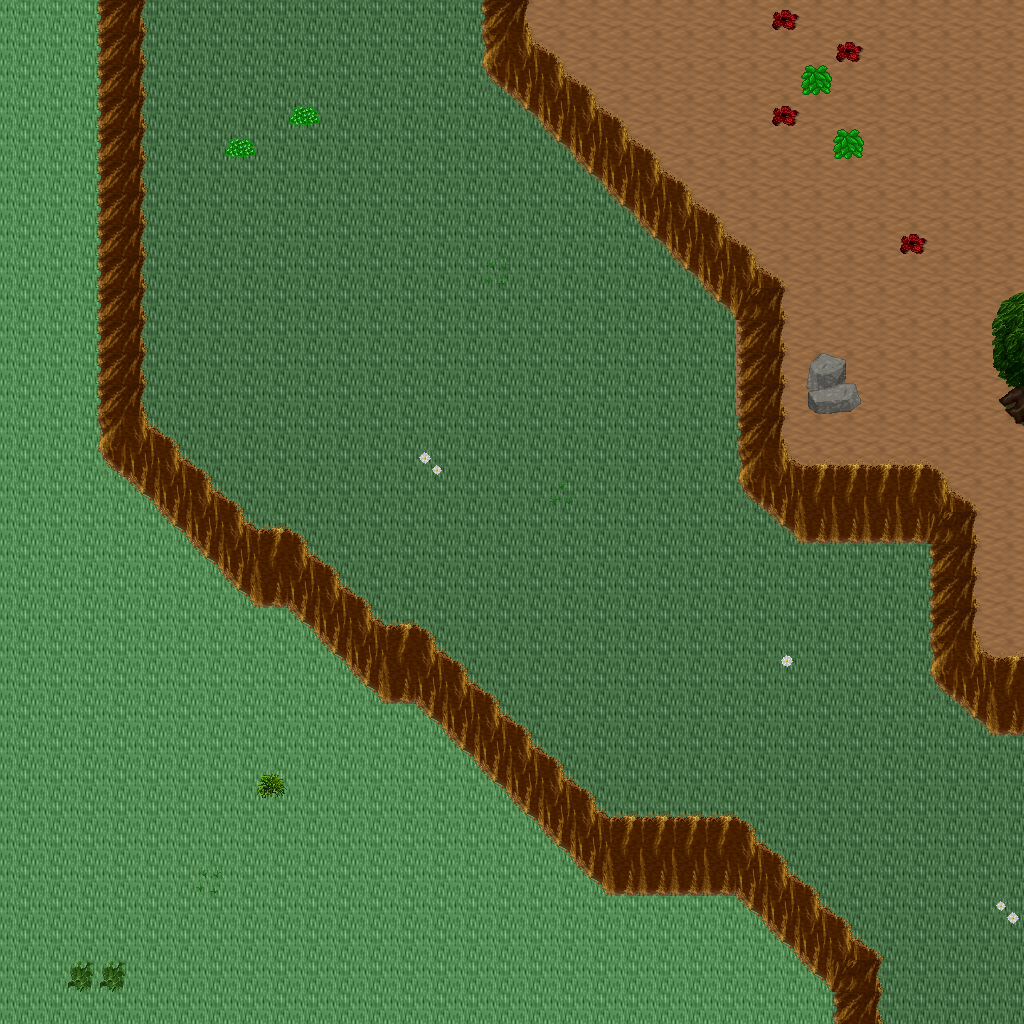

Rendered tile map (Tiled .tmx) drawn with the repository's tilesets; below, a short description and the map source with its tile grids summarised:
An orthogonal 32x32 tile map with 32x32 px tiles, 5 tile layers (Ground, Objects, Objects2, Above, ...), 1 hidden layer not drawn, 23 tilesets.

<map version="1.10" tiledversion="1.11.0" orientation="orthogonal" renderorder="right-down" width="32" height="32" tilewidth="32" tileheight="32" infinite="0" nextlayerid="11" nextobjectid="1">
 <tileset firstgid="1" name="ground_ground" tilewidth="32" tileheight="32" tilecount="33" columns="3">
  <image source="../drawable/ground_ground.png" width="96" height="352" />
 </tileset>
 <tileset firstgid="34" name="ground_ridge_earth_dark" tilewidth="32" tileheight="32" tilecount="96" columns="12">
  <image source="../drawable/ground_ridge_earth_dark.png" width="384" height="256" />
 </tileset>
 <tileset firstgid="130" name="plant_flower_daisy_white" tilewidth="32" tileheight="32" tilecount="8" columns="2">
  <image source="../drawable/plant_flower_daisy_white.png" width="64" height="128" />
 </tileset>
 <tileset firstgid="138" name="plant_grasses" tilewidth="32" tileheight="32" tilecount="6" columns="3">
  <image source="../drawable/plant_grasses.png" width="96" height="64" />
 </tileset>
 <tileset firstgid="144" name="plant_tree_tree_fluffy" tilewidth="32" tileheight="32" tilecount="12" columns="4">
  <image source="../drawable/plant_tree_tree_fluffy.png" width="128" height="96" />
 </tileset>
 <tileset firstgid="156" name="plant_bush_bushes" tilewidth="32" tileheight="32" tilecount="10" columns="5">
  <image source="../drawable/plant_bush_bushes.png" width="160" height="64" />
 </tileset>
 <tileset firstgid="166" name="logic_portal" tilewidth="32" tileheight="32" tilecount="24" columns="8">
  <image source="../drawable/logic_portal.png" width="256" height="96" />
 </tileset>
 <tileset firstgid="190" name="logic_collision" tilewidth="32" tileheight="32" tilecount="1" columns="1">
  <image source="../drawable/logic_collision.png" width="32" height="32" />
 </tileset>
 <tileset firstgid="191" name="logic_creature_animal" tilewidth="32" tileheight="32" tilecount="32" columns="8">
  <image source="../drawable/logic_creature_animal.png" width="256" height="128" />
 </tileset>
 <tileset firstgid="223" name="ground_dry_grass" tilewidth="32" tileheight="32" tilecount="54" columns="9">
  <image source="../drawable/ground_dry_grass.png" width="288" height="192" />
 </tileset>
 <tileset firstgid="277" name="ground_earth_edges" tilewidth="32" tileheight="32" tilecount="18" columns="6">
  <image source="../drawable/ground_earth_edges.png" width="192" height="96" />
 </tileset>
 <tileset firstgid="295" name="ground_grass_corners" tilewidth="32" tileheight="32" tilecount="24" columns="6">
  <image source="../drawable/ground_grass_corners.png" width="192" height="128" />
 </tileset>
 <tileset firstgid="319" name="plant_tree_evergreen" tilewidth="32" tileheight="32" tilecount="36" columns="3">
  <image source="../drawable/plant_tree_evergreen.png" width="96" height="384" />
 </tileset>
 <tileset firstgid="355" name="plant_tree_tree_darkgreen" tilewidth="32" tileheight="32" tilecount="88" columns="8">
  <image source="../drawable/plant_tree_tree_darkgreen.png" width="256" height="352" />
 </tileset>
 <tileset firstgid="443" name="building_decoration_rocks" tilewidth="32" tileheight="32" tilecount="6" columns="3">
  <image source="../drawable/building_decoration_rocks.png" width="96" height="64" />
 </tileset>
 <tileset firstgid="449" name="plant_stump_stump_pale_brown" tilewidth="32" tileheight="32" tilecount="4" columns="2">
  <image source="../drawable/plant_stump_stump_pale_brown.png" width="64" height="64" />
 </tileset>
 <tileset firstgid="453" name="plant_stump_int_small_stump_2" tilewidth="32" tileheight="32" tilecount="1" columns="1">
  <image source="../drawable/plant_stump_int_small_stump_2.png" width="32" height="32" />
 </tileset>
 <tileset firstgid="454" name="ground_rock_pebbles" tilewidth="32" tileheight="32" tilecount="3" columns="1">
  <image source="../drawable/ground_rock_pebbles.png" width="32" height="96" />
 </tileset>
 <tileset firstgid="457" name="plant_bush_bush_mult_colored" tilewidth="32" tileheight="32" tilecount="6" columns="3">
  <image source="../drawable/plant_bush_bush_mult_colored.png" width="96" height="64" />
 </tileset>
 <tileset firstgid="463" name="plant_tree_umbrella_thorn" tilewidth="32" tileheight="32" tilecount="18" columns="6">
  <image source="../drawable/plant_tree_umbrella_thorn.png" width="192" height="96" />
 </tileset>
 <tileset firstgid="481" name="logic_item_fruits" tilewidth="32" tileheight="32" tilecount="16" columns="8">
  <image source="../drawable/logic_item_fruits.png" width="256" height="64" />
 </tileset>
 <tileset firstgid="497" name="building_house_3" tilewidth="32" tileheight="32" tilecount="48" columns="6">
  <image source="../drawable/building_house_3.png" width="192" height="256" />
 </tileset>
 <tileset firstgid="545" name="logic_creature_mutant" tilewidth="32" tileheight="32" tilecount="7" columns="7">
  <image source="../drawable/logic_creature_mutant.png" width="224" height="32" />
 </tileset>
 <layer id="1" name="Ground" width="32" height="32">
  <data>[1024 cells, 1024 non-empty, 3 distinct tile ids]</data>
 </layer>
 <layer id="2" name="Objects" width="32" height="32">
  <data>[1024 cells, 217 non-empty, 26 distinct tile ids]</data>
 </layer>
 <layer id="3" name="Objects2" width="32" height="32">
  <data>[1024 cells, 0 non-empty, 0 distinct tile ids]</data>
 </layer>
 <layer id="4" name="Above" width="32" height="32">
  <data>[1024 cells, 5 non-empty, 5 distinct tile ids]</data>
 </layer>
 <layer id="5" name="Above2" width="32" height="32">
  <data>[1024 cells, 0 non-empty, 0 distinct tile ids]</data>
 </layer>
 <layer id="6" name="Walkable" width="32" height="32" visible="0">
  <data>[1024 cells, 178 non-empty, 1 distinct tile ids]</data>
 </layer>
 <objectgroup id="7" name="Mapevents" />
 <objectgroup id="8" name="Spawn" />
 <objectgroup id="9" name="Keys" />
 <objectgroup id="10" name="Replace" />
</map>
